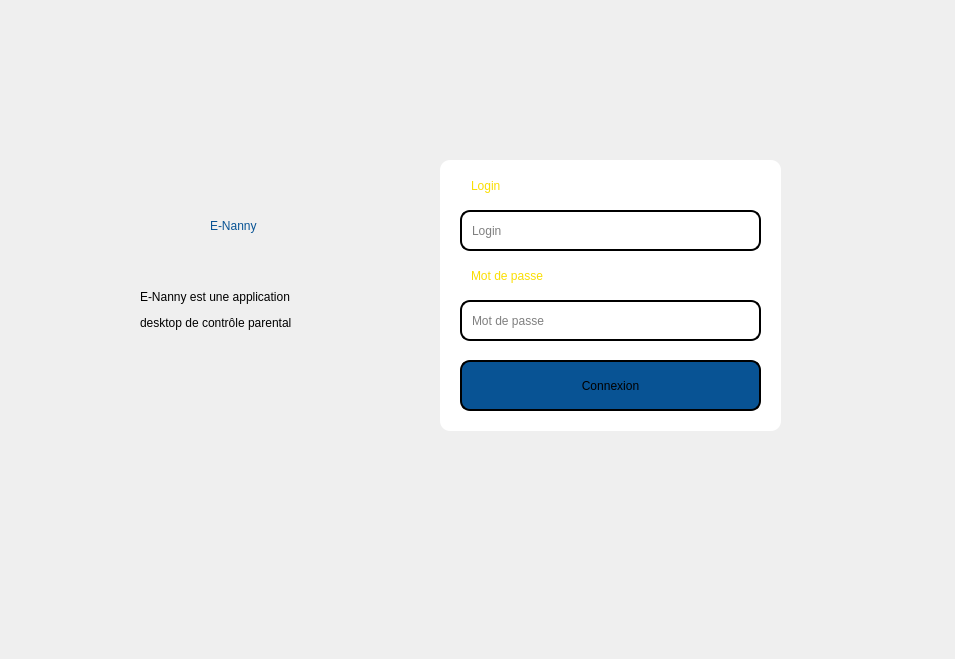
<?xml version="1.0" encoding="UTF-8"?>
<ui version="4.0">
 <class>Dialog1</class>
 <widget class="QDialog" name="Dialog1">
  <property name="geometry">
   <rect>
    <x>0</x>
    <y>0</y>
    <width>955</width>
    <height>659</height>
   </rect>
  </property>
  <property name="windowTitle">
   <string>Dialog</string>
  </property>
  <widget class="QFrame" name="frame">
   <property name="geometry">
    <rect>
     <x>440</x>
     <y>160</y>
     <width>341</width>
     <height>271</height>
    </rect>
   </property>
   <property name="styleSheet">
    <string notr="true">background-color: rgb(255, 255, 255);

border-radius: 10px;
padding: 0 8px;
</string>
   </property>
   <property name="frameShape">
    <enum>QFrame::StyledPanel</enum>
   </property>
   <property name="frameShadow">
    <enum>QFrame::Raised</enum>
   </property>
   <widget class="QLineEdit" name="login">
    <property name="geometry">
     <rect>
      <x>20</x>
      <y>50</y>
      <width>301</width>
      <height>41</height>
     </rect>
    </property>
    <property name="styleSheet">
     <string notr="true">border: 2px solid black;
font: 75 8pt &quot;MS Shell Dlg 2&quot;;
border-radius: 10px;
padding: 0 8px;
font: bold, &quot;Comic Sans MS&quot;;;
text-align:center;</string>
    </property>
    <property name="placeholderText">
     <string>Login</string>
    </property>
   </widget>
   <widget class="QLineEdit" name="mdp">
    <property name="enabled">
     <bool>true</bool>
    </property>
    <property name="geometry">
     <rect>
      <x>20</x>
      <y>140</y>
      <width>301</width>
      <height>41</height>
     </rect>
    </property>
    <property name="autoFillBackground">
     <bool>false</bool>
    </property>
    <property name="styleSheet">
     <string notr="true">border: 2px solid black;
font: 75 8pt &quot;MS Shell Dlg 2&quot;;
border-radius: 10px;
padding: 0 8px;
font: bold, &quot;Comic Sans MS&quot;;;
text-align:center;</string>
    </property>
    <property name="frame">
     <bool>true</bool>
    </property>
    <property name="echoMode">
     <enum>QLineEdit::Password</enum>
    </property>
    <property name="dragEnabled">
     <bool>true</bool>
    </property>
    <property name="placeholderText">
     <string>Mot de passe</string>
    </property>
    <property name="clearButtonEnabled">
     <bool>true</bool>
    </property>
   </widget>
   <widget class="QPushButton" name="pushButton">
    <property name="geometry">
     <rect>
      <x>20</x>
      <y>200</y>
      <width>301</width>
      <height>51</height>
     </rect>
    </property>
    <property name="styleSheet">
     <string notr="true">border: 2px solid black;
font: 75 8pt &quot;MS Shell Dlg 2&quot;;
border-radius: 10px;
padding: 0 8px;
background: #085394;
font: bold, &quot;Comic Sans MS&quot;;;
text-align:center;</string>
    </property>
    <property name="text">
     <string>Connexion</string>
    </property>
   </widget>
   <widget class="QLabel" name="label_3">
    <property name="geometry">
     <rect>
      <x>20</x>
      <y>10</y>
      <width>81</width>
      <height>31</height>
     </rect>
    </property>
    <property name="styleSheet">
     <string notr="true">
font: 16pt &quot;Onyx&quot;;
color: #fade02;</string>
    </property>
    <property name="text">
     <string>Login</string>
    </property>
   </widget>
   <widget class="QLabel" name="label_4">
    <property name="geometry">
     <rect>
      <x>20</x>
      <y>100</y>
      <width>161</width>
      <height>31</height>
     </rect>
    </property>
    <property name="styleSheet">
     <string notr="true">
font: 16pt &quot;Onyx&quot;;
color: #fade02;</string>
    </property>
    <property name="text">
     <string>Mot de passe</string>
    </property>
   </widget>
  </widget>
  <widget class="QLabel" name="label">
   <property name="geometry">
    <rect>
     <x>210</x>
     <y>180</y>
     <width>171</width>
     <height>91</height>
    </rect>
   </property>
   <property name="styleSheet">
    <string notr="true">
color: rgb(8, 83, 148);
font: 36pt &quot;Onyx&quot;;</string>
   </property>
   <property name="text">
    <string>E-Nanny</string>
   </property>
  </widget>
  <widget class="QLabel" name="label_2">
   <property name="geometry">
    <rect>
     <x>140</x>
     <y>270</y>
     <width>361</width>
     <height>121</height>
    </rect>
   </property>
   <property name="styleSheet">
    <string notr="true">
font: 13pt &quot;Nuchelle&quot;;</string>
   </property>
   <property name="text">
    <string>&lt;html&gt;&lt;head/&gt;&lt;body&gt;&lt;p&gt;E-Nanny est une application&lt;/p&gt;&lt;p&gt;desktop de contrôle parental&lt;/p&gt;&lt;p&gt;&lt;br/&gt;&lt;/p&gt;&lt;/body&gt;&lt;/html&gt;</string>
   </property>
  </widget>
 </widget>
 <resources/>
 <connections/>
</ui>
